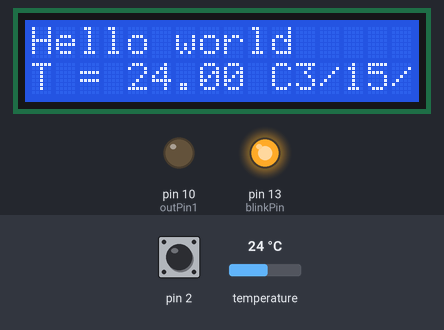
The sketch below on a simulated Arduino Pro Mini, built with avr-gcc and run on an emulated ATmega328P. On the bench: 16×2 character LCD, output pins drawn as LEDs (lit = HIGH). Wiring (inferred from the names in the program): DS3231 clock at I2C address 0x68. The test bench sets the inputs (shaded band); at power-on: temperature 24 °C, pin 2 HIGH. The local clock reads 2024-03-15 10:24:30 at power-on unless the sketch sets it.

Above: at 3.2 s.
3.3 s: temperature set to 3 °C
At 4.4 s:
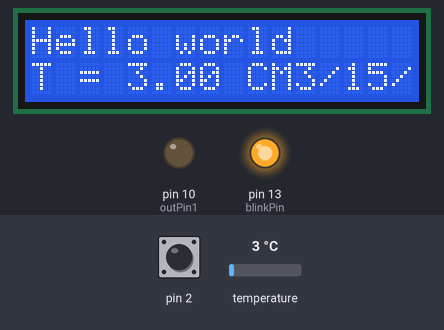
4.8 s: pin 2 driven LOW
6.3 s: temperature set to 12 °C
At 7.0 s:
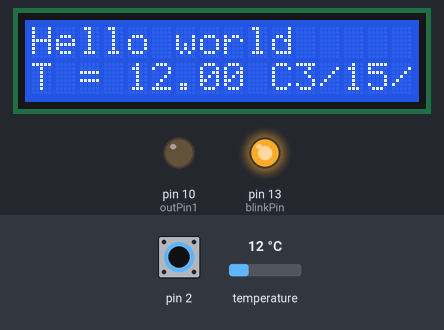
7.9 s: temperature set to 19 °C
At 8.9 s:
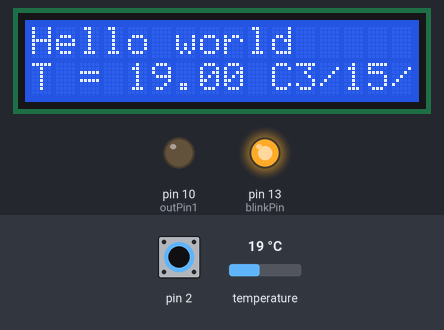
9.4 s: pin 2 pulsed HIGH 5 times (0.12 s each, 0.3 s apart)
Timing chart, 0 to 12.4 s (numbered marks = the images above; inputs shaded):
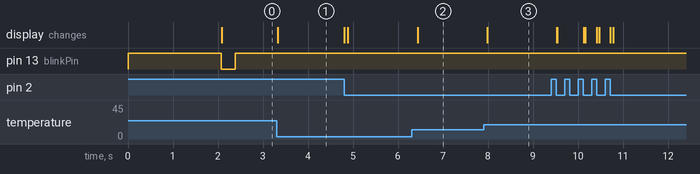

Measured:
- after the input at 3.3 s, the display: changes at once (image 1)
- after the input at 6.3 s, the display: changes after 0.13 s (image 2)
- after the input at 7.9 s, the display: changes after 0.09 s (image 3)

The sketch:

RTC_test.ino
```cpp
// (licence header left out)
#include <Wire.h>
#include <LiquidCrystal.h>

// Define registers per Extremely Accurate I2C Integrated RTC/TCXO/Crystal data sheet
// http://datasheets.maximintegrated.com/en/ds/DS3231.pdf
//
#define SECOND             0x00
#define MINUTE             0x01
#define HOUR               0x02
#define DAY                0x03
#define DATE               0x04
#define MONTH              0x05
#define YEAR               0x06
#define ALARM_1_SECONDS    0x07
#define ALARM_1_MINUTES    0x08
#define ALARM_1_HOURS      0x09
#define ALARM_1_DAY_DATE   0x0A
#define ALARM_2_MINUTES    0x0B
#define ALARM_2_HOURS      0x0C
#define ALARM_2_DAY_DATE   0x0D
#define CONTROL            0x0E
#define STATUS             0x0F
#define AGING_OFFSET       0x10
#define MSB_TEMP           0x11
#define LSB_TEMP           0x12

#define AT24C32_ADDRESS    0x57  // On-board 32k byte EEPROM; 128 pages of 32 bytes each

// Using the GY-521 breakout board, I set ADO to 0 by grounding through a 4k7 resistor
// Seven-bit device address is 110100 for ADO = 0 and 110101 for ADO = 1
#define ADO 0
#if ADO
#define DS3231_ADDRESS 0x69  // Device address when ADO = 1
#else
#define DS3231_ADDRESS 0x68  // Device address when ADO = 0
#endif

// Pin definitions
#define intPin    0  // Hardware interrupt 0 is Pro Mini pin #2
#define blinkPin 13  // Blink LED on Teensy or Pro Mini when updating
#define outPin1  10  // Use this pin to output to light LED when Alarm 1 or 2 is triggered
#define outPin2  11  // Use this output pin for sound
boolean blinkOn = false;

uint8_t seconds, minutes, hours, date, day, month, year, century;
boolean PM;
float temperature;

uint32_t delt_t = 0; // used to control display output rate
uint32_t count = 0;  // used to control display output rate

LiquidCrystal display(12,11,5,4,3,2);

void setup()
{
  Wire.begin();
  Serial.begin(38400);

  // Set up the interrupt pin, which is active low, open-drain
  attachInterrupt(intPin, alarmChange, FALLING); // activate interrupt when pin goes low
  pinMode(blinkPin, OUTPUT);                       // blink LED on pin 13 when timer is operating
  digitalWrite(blinkPin, HIGH);                    // start out with LED 13 on
  pinMode(outPin1, OUTPUT);                         // output on this pin when alarm 1 triggered
  pinMode(outPin2, OUTPUT);                         // output on this pin when alarm 1 triggered
  digitalWrite(outPin1, LOW);                       // start out with the output pin low
  analogWrite(outPin2, 0);                       // start out with the output pin low

  display.begin(16, 2 );
  display.print("Hello world");

  delay(2000);


/*
  // Once the time is set, there is no need to continue to set it since the batteries,
  // either external or internal will keep time even when not connected to a microcontroller.
  // Set minute
  writeByte(DS3231_ADDRESS, MINUTE, 0x26);
  // Set hour, AM/PM (PM = bit 5 = 1), 12-hour display (bit 6 = 1) or 24-hour display (bit 6 = 0)
  writeByte(DS3231_ADDRESS, HOUR, 0x05 | 0x20 | 0x40);
  // Set date
  writeByte(DS3231_ADDRESS, DATE, 0x19);
  // Set day
  writeByte(DS3231_ADDRESS, DAY, 0x07);
  // Set month
  writeByte(DS3231_ADDRESS, MONTH, 0x05);
  // Set Year
  writeByte(DS3231_ADDRESS, YEAR, 0x0E);
*/
  // Configure interrupt and Alarms
  writeByte(DS3231_ADDRESS, STATUS, readByte(DS3231_ADDRESS, STATUS) & ~0x01); // clear Alarm 1 flag
  writeByte(DS3231_ADDRESS, STATUS, readByte(DS3231_ADDRESS, STATUS) & ~0x02); // clear Alarm 2 flag

  // Configure Alarms , interrupt, and square wave output
  byte c = readByte(DS3231_ADDRESS, CONTROL);
  writeByte(DS3231_ADDRESS, CONTROL, 0x07); // Enable interrupt and Alarm 1 and Alarm 2

// Configure Alarm 1 time and mask bits
  c = readByte(DS3231_ADDRESS, ALARM_1_SECONDS);
  writeByte(DS3231_ADDRESS,ALARM_1_SECONDS, 0x30);   // Set Alarm 1 when seconds match 30 seconds
  c = readByte(DS3231_ADDRESS, ALARM_1_MINUTES);
  writeByte(DS3231_ADDRESS, ALARM_1_MINUTES, c | 0x80);
  c = readByte(DS3231_ADDRESS, ALARM_1_HOURS);
  writeByte(DS3231_ADDRESS, ALARM_1_HOURS, c | 0x80);
  c = readByte(DS3231_ADDRESS, ALARM_1_DAY_DATE);
  writeByte(DS3231_ADDRESS, ALARM_1_DAY_DATE, c | 0x80);

  // Configure Alarm 2 time and mask bits
  c = readByte(DS3231_ADDRESS, ALARM_2_MINUTES);
  writeByte(DS3231_ADDRESS, ALARM_2_MINUTES, c | 0x80); // Set alarm 2 to trigger every minute
  c = readByte(DS3231_ADDRESS, ALARM_2_HOURS);
  writeByte(DS3231_ADDRESS, ALARM_2_HOURS, c | 0x80);
  c = readByte(DS3231_ADDRESS, ALARM_2_DAY_DATE);
  writeByte(DS3231_ADDRESS, ALARM_2_DAY_DATE, c | 0x80);

}

void loop()
{
   // If device is not busy, read time, date, and temperature
   byte c = readByte(DS3231_ADDRESS, STATUS) & 0x04;
   if(!c) {  // if device not busy

  // These interrupts require constant polling of the STATUS register which takes a lot of time,
  // which the microcontroller might not be able to spare. If the micrcontroller has a lot of other things to do
  // or we want to save power by only waking up the microcontroller when something requires its attention, use the
  // hardware interrupt routine alarmChange().
   c = readByte(DS3231_ADDRESS, STATUS);           // Read STATUS register of DS3231 RTC
   if(c & 0x01) {                                  // If Alarm1 flag set, take some action
     digitalWrite(outPin1, HIGH);                  // Turn on extenal LED

  // play song1
     for (uint8_t entry = 0; entry < 32; entry++) {
       uint8_t data = readEEPROM(AT24C32_ADDRESS, 1, entry);
       tone(outPin2, data, 50);  delay(50);
     }
     noTone(outPin2);                              // End song1

     digitalWrite(outPin1, LOW);                   // Turn off external LED
     writeByte(DS3231_ADDRESS, STATUS, c & ~0x01); // clear Alarm 1 flag if already set
   }
   if(c & 0x02) {                                  // If Alarm 2 flag set, take some action
     digitalWrite(outPin1, HIGH);                  // Turn on extenal LED

  // play song1
     for (uint8_t entry = 0; entry < 32; entry++) {
       uint8_t data = readEEPROM(AT24C32_ADDRESS, 1, entry);
       tone(outPin2, data, 50); delay(50);
     }
     noTone(outPin2);                              // End song1

     digitalWrite(outPin1, LOW);                   // Turn off extenal LED
     writeByte(DS3231_ADDRESS, STATUS, c & ~0x02); // clear Alarm 2 flag if already set
   }

    // get time
    seconds = readSeconds();
    minutes = readMinutes();
    hours   = readHours();
    PM      = readPM();

    day     = readDay();
    date    = readDate();
    month   = readMonth();
    year    = readYear();
    century = readCentury();

    // get temperature
    temperature = readTempData();  // Read the temperature
   }

    // Serial print and/or display at 0.5 s rate independent of data rates
    delt_t = millis() - count;
    if (delt_t > 300) { // update LCD once per half-second independent of read rate
    digitalWrite(blinkPin, blinkOn);


    // display.setCursor(0, 0); display.print("DS3231 RTC");

    display.setCursor(0, 10);
    if(hours < 10)   {
      display.print("0");
      display.print(hours);
    } else {
      display.print(hours);
    }
    display.print(":");
    if(minutes < 10) {display.print("0"); display.print(minutes);} else display.print(minutes);
    display.print(":");
    if(seconds < 10) {display.print("0"); display.print(seconds);} else display.print(seconds);
    if(PM) display.print(" PM"); else display.print(" AM");

    // display.setCursor(0, 20);
    display.print(month); display.print("/"); display.print(date); display.print("/20"); display.print(year);

    // display.setCursor(0, 30);
    if(day == 1) display.print("Monday");
    if(day == 2) display.print("Tuesday");
    if(day == 3) display.print("Wednesday");
    if(day == 4) display.print("Thursday");
    if(day == 5) display.print("Friday");
    if(day == 6) display.print("Saturday");
    if(day == 7) display.print("Sunday");

    display.setCursor(0, 40); display.print("T = "); display.print(temperature, 2); display.print(" C");
    display.display();

    blinkOn = ~blinkOn;
    count = millis();
}
  }

//===================================================================================================================
//====== Set of useful function to access acceleratio, gyroscope, and temperature data
//===================================================================================================================
// Write one byte to the EEPROM
  void writeEEPROM(uint8_t EEPROMaddress, uint8_t page, uint8_t entry, uint8_t data)
  {
    // Construct EEPROM address from page and entry input
    // There are 128 pages and 32 entries (bytes) per page
    // EEPROM address are 16-bit (2 byte) address where the MS four bits are zero (or don't care)
    // the next seven MS bits are the page and the last five LS bits are the entry location on the page
    uint16_t pageEntryAddress = (uint16_t) ((uint16_t) page << 5) | entry;
    uint8_t  highAddressByte  = (uint8_t) (pageEntryAddress >> 8);  // byte with the four MSBits of the address
    uint8_t  lowAddressByte   = (uint8_t) (pageEntryAddress - ((uint16_t) highAddressByte << 8)); // byte with the eight LSbits of the address

    Wire.beginTransmission(EEPROMaddress);    // Initialize the Tx buffer
    Wire.write(highAddressByte);              // Put slave register address 1 in Tx buffer
    Wire.write(lowAddressByte);               // Put slave register address 2 in Tx buffer
    Wire.write(data);                         // Put data in Tx buffer
    delay(10);                                // maximum write cycle time per data sheet
    Wire.endTransmission();                   // Send the Tx buffer
    delay(10);
  }

// Read one byte from the EEPROM
    uint8_t readEEPROM(uint8_t EEPROMaddress, uint8_t page, uint8_t entry)
{
    uint16_t pageEntryAddress = (uint16_t) ((uint16_t) page << 5) | entry;
    uint8_t  highAddressByte  = (uint8_t) (pageEntryAddress >> 8);  // byte with the four MSBits of the address
    uint8_t  lowAddressByte   = (uint8_t) (pageEntryAddress - ((uint16_t)highAddressByte << 8)); // byte with the eight LSbits of the address

    uint8_t data;                                    // `data` will store the register data
    Wire.beginTransmission(EEPROMaddress);           // Initialize the Tx buffer
    Wire.write(highAddressByte);                     // Put slave register address 1 in Tx buffer
    Wire.write(lowAddressByte);                      // Put slave register address 2 in Tx buffer
    Wire.endTransmission(false);                     // Send the Tx buffer, but send a restart to keep connection alive
    Wire.requestFrom(EEPROMaddress, (uint8_t) 1);    // Read one byte from slave register address
    delay(10);                                       // maximum write cycle time per data sheet
    data = Wire.read();                              // Fill Rx buffer with result
    delay(10);
    return data;                                     // Return data read from slave register
}

   void alarmChange()  // If either Alarm is triggered, take some action
   {
   display.setCursor(66,0); display.print("AL");
   display.display();
   }

    uint8_t readSeconds()
  {
    uint8_t data;
    data = readByte(DS3231_ADDRESS, SECOND);
    return ((data >> 4) * 10) + (data & 0x0F);
  }

  uint8_t readMinutes()
  {
    uint8_t data;
    data = readByte(DS3231_ADDRESS, MINUTE);
    return ((data >> 4) * 10) + (data & 0x0F);
  }

  uint8_t readHours()
  {
    uint8_t data;
    data = readByte(DS3231_ADDRESS, HOUR);
    return (((data & 0x10) >> 4) * 10) + (data & 0x0F);
  }

  boolean readPM()
  {
    uint8_t data;
    data = readByte(DS3231_ADDRESS, HOUR);
    return (data & 0x20);
  }

  uint8_t readDay()
  {
    uint8_t data;
    data = readByte(DS3231_ADDRESS, DAY);
    return data;
  }

  uint8_t readDate()
  {
    uint8_t data;
    data = readByte(DS3231_ADDRESS, DATE);
    return ((data >> 4) * 10) + (data & 0x0F);
  }

  uint8_t readYear()
  {
    uint8_t data;
    data = readByte(DS3231_ADDRESS, YEAR);
    return ((data >> 4) * 10) + (data & 0x0F);
  }

  uint8_t readMonth()
  {
    uint8_t data;
    data = readByte(DS3231_ADDRESS, MONTH);
    return (((data & 0x10) >> 4) * 10) + (data & 0x0F);
  }

  uint8_t readCentury()
  {
    uint8_t data;
    data = readByte(DS3231_ADDRESS, MONTH);
    return data >> 7;
  }

  float readTempData()
{
  uint8_t rawData[2];  // x/y/z gyro register data stored here
  readBytes(DS3231_ADDRESS, MSB_TEMP, 2, &rawData[0]);  // Read the two raw data registers sequentially into data array
  return ((float) ((int8_t)rawData[0])) + ((float)((int8_t)rawData[1] >> 6) * 0.25) ;  // Construct the temperature in degrees C
}


        void writeByte(uint8_t address, uint8_t subAddress, uint8_t data)
{
	Wire.beginTransmission(address);  // Initialize the Tx buffer
	Wire.write(subAddress);           // Put slave register address in Tx buffer
	Wire.write(data);                 // Put data in Tx buffer
	Wire.endTransmission();           // Send the Tx buffer
}

        uint8_t readByte(uint8_t address, uint8_t subAddress)
{
	uint8_t data; // `data` will store the register data
	Wire.beginTransmission(address);         // Initialize the Tx buffer
	Wire.write(subAddress);	                 // Put slave register address in Tx buffer
	Wire.endTransmission(false);             // Send the Tx buffer, but send a restart to keep connection alive
	Wire.requestFrom(address, (uint8_t) 1);  // Read one byte from slave register address
	data = Wire.read();                      // Fill Rx buffer with result
	return data;                             // Return data read from slave register
}

        void readBytes(uint8_t address, uint8_t subAddress, uint8_t count, uint8_t * dest)
{
	Wire.beginTransmission(address);   // Initialize the Tx buffer
	Wire.write(subAddress);            // Put slave register address in Tx buffer
	Wire.endTransmission(false);       // Send the Tx buffer, but send a restart to keep connection alive
	uint8_t i = 0;
        Wire.requestFrom(address, count);  // Read bytes from slave register address
	while (Wire.available()) {
        dest[i++] = Wire.read(); }         // Put read results in the Rx buffer
}
```
